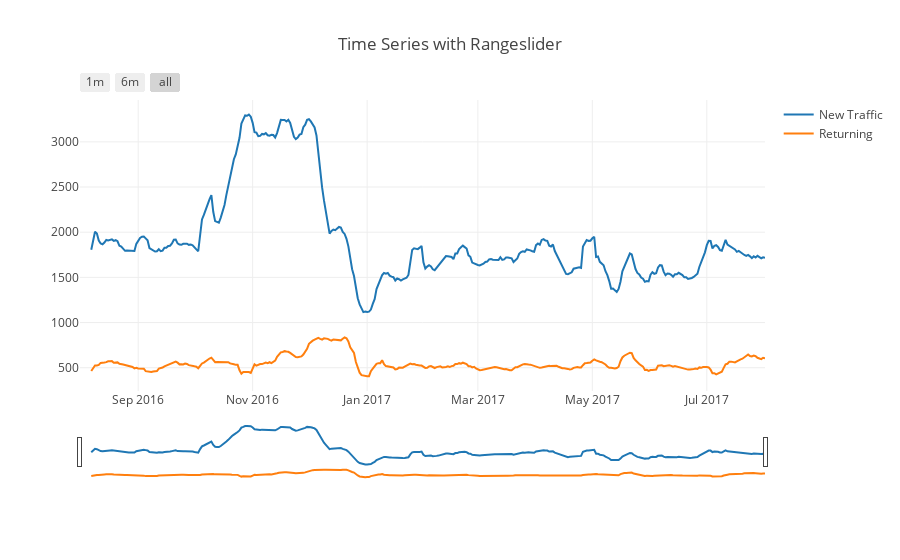

Notebook code cell kept with this figure:
### Code cell
layout = dict(
    title='Time Series with Rangeslider',
    xaxis=dict(
        rangeselector=dict(
            buttons=list([
                dict(count=1,
                     label='1m',
                     step='month',
                     stepmode='backward'),
                dict(count=6,
                     label='6m',
                     step='month',
                     stepmode='backward'),
                dict(step='all')
            ])
        ),
        rangeslider=dict(
            visible = True
        ),
        type='date'
    )
)

fig = dict(data=data, layout=layout)
plotly.offline.iplot(fig, filename = "Time Series with Rangeslider")

### Figure 1 — Plotly figure (JSON) as saved in the notebook; plotly's stock layout.template omitted (floating-point values rounded to 4 significant figures; data arrays with more than 128 entries replaced by an {"elided": "..."} marker saying what was removed)
{"data": [{"mode": "lines", "name": "New Traffic", "type": "scatter", "uid": "bd1c816e-d8cd-11e8-a987-a45e60cb1c79", "x": {"elided": "366 str values"}, "y": {"elided": "366 float values"}}, {"mode": "lines", "name": "Returning", "type": "scatter", "uid": "bd1c8326-d8cd-11e8-8031-a45e60cb1c79", "x": {"elided": "366 str values"}, "y": {"elided": "366 float values"}}], "layout": {"title": "Time Series with Rangeslider", "xaxis": {"rangeselector": {"buttons": [{"count": 1, "label": "1m", "step": "month", "stepmode": "backward"}, {"count": 6, "label": "6m", "step": "month", "stepmode": "backward"}, {"step": "all"}]}, "rangeslider": {"visible": true}, "type": "date"}}}
